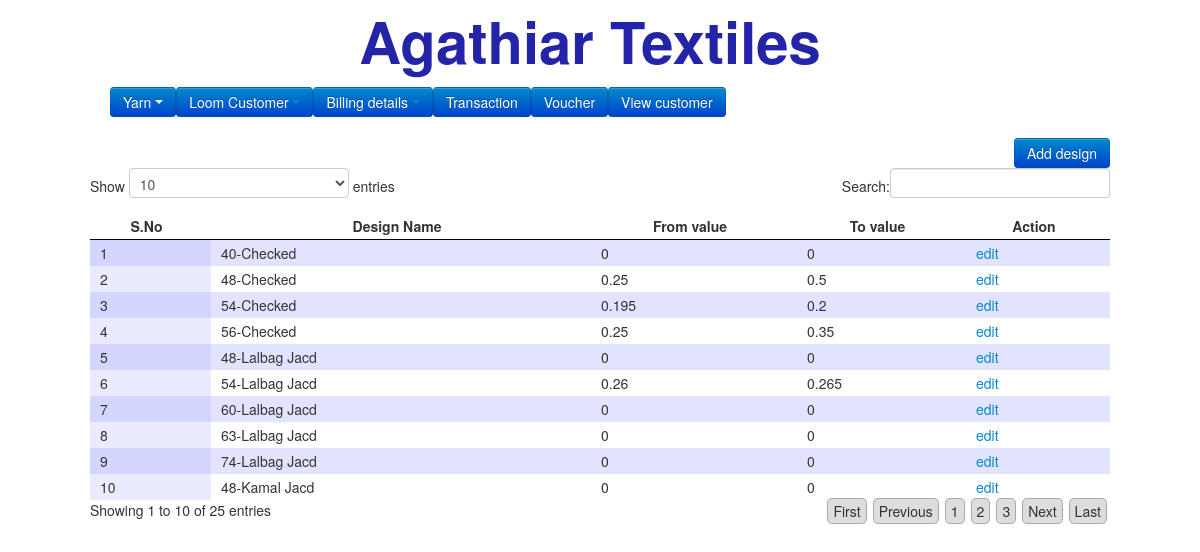
Page /designs.php on the committed database.
### tables this page shows
CREATE TABLE `designs` (
  `id` int(11) NOT NULL,
  `name` varchar(50) NOT NULL,
  `fromvalue` float NOT NULL,
  `tovalue` float NOT NULL,
  `date` varchar(100) NOT NULL
);

### designs.php (the view, shortened to what this page needs)
<?php
include('template/header.php');
?>
<div align="right"><a href="add_design.php"><input type="submit" value="Add design" class="btn btn-primary"></a></div>
<?php
$select=mysql_query("SELECT * FROM `designs`");
?>
<table id="example" border="0">
<thead>
<tr>
<th>S.No</th>
<th>Design Name</th>
<th>From value</th>
<th>To value</th>
<th>Action</th>
</tr>
</thead>
<tbody>
<?php
$sno = 1;
while($fetch = mysql_fetch_assoc($select)) {
echo "<tr><td>{$sno}</td><td>".$fetch["name"]."</td><td>".$fetch["fromvalue"]."</td><td>".$fetch["tovalue"]."</td><td>"."<a href='add_design.php?id=".$fetch["id"]."'>edit</a></td></tr>";
$sno++;
}
?>
</tbody>
</table>
</body>
</html>

### rows in the picture
designs: name "40-Checked", fromvalue "0", tovalue "0"
designs: name "48-Checked", fromvalue "0.25", tovalue "0.5"
designs: name "54-Checked", fromvalue "0.195", tovalue "0.2"
designs: name "56-Checked", fromvalue "0.25", tovalue "0.35"
designs: name "48-Lalbag Jacd", fromvalue "0", tovalue "0"
designs: name "54-Lalbag Jacd", fromvalue "0.26", tovalue "0.265"
designs: name "60-Lalbag Jacd", fromvalue "0", tovalue "0"
designs: name "63-Lalbag Jacd", fromvalue "0", tovalue "0"
designs: name "74-Lalbag Jacd", fromvalue "0", tovalue "0"
designs: name "48-Kamal Jacd", fromvalue "0", tovalue "0"
